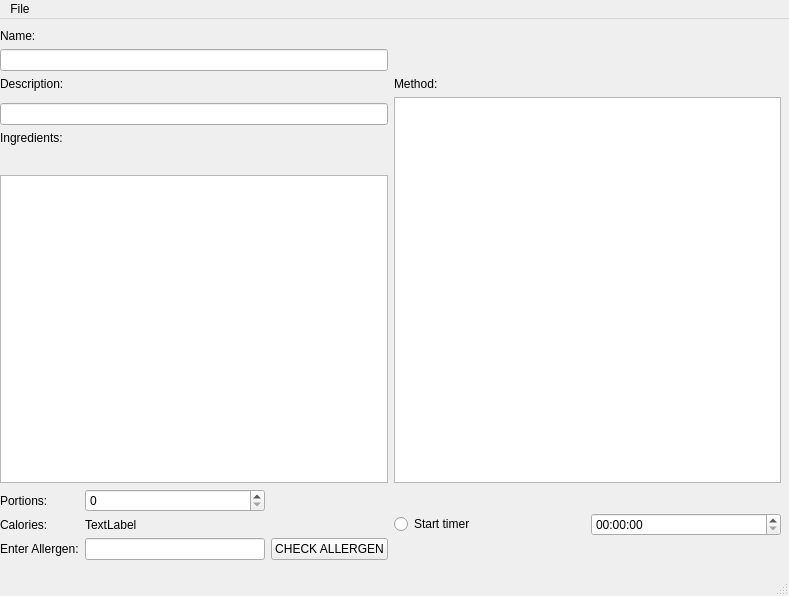
<?xml version="1.0" encoding="UTF-8"?>
<ui version="4.0">
 <class>MainWindow</class>
 <widget class="QMainWindow" name="MainWindow">
  <property name="geometry">
   <rect>
    <x>0</x>
    <y>0</y>
    <width>789</width>
    <height>596</height>
   </rect>
  </property>
  <property name="windowTitle">
   <string>MainWindow</string>
  </property>
  <widget class="QWidget" name="centralwidget">
   <widget class="QWidget" name="gridLayoutWidget_2">
    <property name="geometry">
     <rect>
      <x>0</x>
      <y>10</y>
      <width>781</width>
      <height>531</height>
     </rect>
    </property>
    <layout class="QGridLayout" name="gridLayout">
     <property name="sizeConstraint">
      <enum>QLayout::SetNoConstraint</enum>
     </property>
     <item row="2" column="0">
      <widget class="QLabel" name="label_4">
       <property name="text">
        <string>Description:</string>
       </property>
      </widget>
     </item>
     <item row="12" column="0">
      <layout class="QGridLayout" name="gridLayout_2">
       <item row="4" column="0">
        <widget class="QLabel" name="label_7">
         <property name="text">
          <string>Enter Allergen:</string>
         </property>
        </widget>
       </item>
       <item row="0" column="1">
        <widget class="QSpinBox" name="spinBox"/>
       </item>
       <item row="1" column="1">
        <widget class="QLabel" name="calAmountLabel">
         <property name="text">
          <string>TextLabel</string>
         </property>
        </widget>
       </item>
       <item row="1" column="0">
        <widget class="QLabel" name="label_3">
         <property name="text">
          <string>Calories:</string>
         </property>
        </widget>
       </item>
       <item row="4" column="1">
        <widget class="QLineEdit" name="lineEdit_2"/>
       </item>
       <item row="0" column="0">
        <widget class="QLabel" name="label">
         <property name="text">
          <string>Portions:</string>
         </property>
        </widget>
       </item>
       <item row="4" column="2">
        <widget class="QPushButton" name="pushButton">
         <property name="text">
          <string>CHECK ALLERGEN</string>
         </property>
        </widget>
       </item>
      </layout>
     </item>
     <item row="6" column="0">
      <widget class="QLabel" name="label_5">
       <property name="text">
        <string>Ingredients:</string>
       </property>
      </widget>
     </item>
     <item row="11" column="0">
      <widget class="QListWidget" name="listWidget">
       <property name="editTriggers">
        <set>QAbstractItemView::DoubleClicked|QAbstractItemView::EditKeyPressed</set>
       </property>
       <property name="dragEnabled">
        <bool>true</bool>
       </property>
      </widget>
     </item>
     <item row="0" column="0">
      <widget class="QLabel" name="label_2">
       <property name="text">
        <string>Name:</string>
       </property>
      </widget>
     </item>
     <item row="5" column="0">
      <widget class="QLineEdit" name="descriptionEdit"/>
     </item>
     <item row="1" column="0">
      <widget class="QLineEdit" name="lineEdit"/>
     </item>
     <item row="4" column="1" rowspan="8">
      <widget class="QTextEdit" name="methodEdit">
       <property name="font">
        <font>
         <pointsize>10</pointsize>
        </font>
       </property>
      </widget>
     </item>
     <item row="12" column="1">
      <layout class="QHBoxLayout" name="horizontalLayout">
       <item>
        <widget class="QRadioButton" name="radioButton">
         <property name="text">
          <string>Start timer</string>
         </property>
        </widget>
       </item>
       <item>
        <widget class="QTimeEdit" name="timeEdit"/>
       </item>
      </layout>
     </item>
     <item row="2" column="1">
      <widget class="QLabel" name="label_6">
       <property name="text">
        <string>Method:</string>
       </property>
      </widget>
     </item>
    </layout>
   </widget>
  </widget>
  <widget class="QMenuBar" name="menubar">
   <property name="geometry">
    <rect>
     <x>0</x>
     <y>0</y>
     <width>789</width>
     <height>21</height>
    </rect>
   </property>
   <widget class="QMenu" name="menuFile">
    <property name="title">
     <string>File</string>
    </property>
    <addaction name="actionNew_Recipe"/>
    <addaction name="actionSave_recipe"/>
    <addaction name="actionOpen_Recipe"/>
   </widget>
   <addaction name="menuFile"/>
  </widget>
  <widget class="QStatusBar" name="statusbar"/>
  <action name="actionPizza">
   <property name="text">
    <string>Pizza</string>
   </property>
  </action>
  <action name="actionPasta">
   <property name="text">
    <string>Pasta</string>
   </property>
  </action>
  <action name="actionSalad">
   <property name="text">
    <string>Salad</string>
   </property>
  </action>
  <action name="actionNew_Recipe">
   <property name="text">
    <string>New Recipe</string>
   </property>
  </action>
  <action name="actionSave_recipe">
   <property name="text">
    <string>Save Recipe</string>
   </property>
  </action>
  <action name="actionOpen_Recipe">
   <property name="text">
    <string>Open Recipe</string>
   </property>
  </action>
 </widget>
 <resources/>
 <connections>
  <connection>
   <sender>actionPizza</sender>
   <signal>triggered(bool)</signal>
   <receiver>MainWindow</receiver>
   <slot>update()</slot>
   <hints>
    <hint type="sourcelabel">
     <x>-1</x>
     <y>-1</y>
    </hint>
    <hint type="destinationlabel">
     <x>399</x>
     <y>299</y>
    </hint>
   </hints>
  </connection>
 </connections>
</ui>
